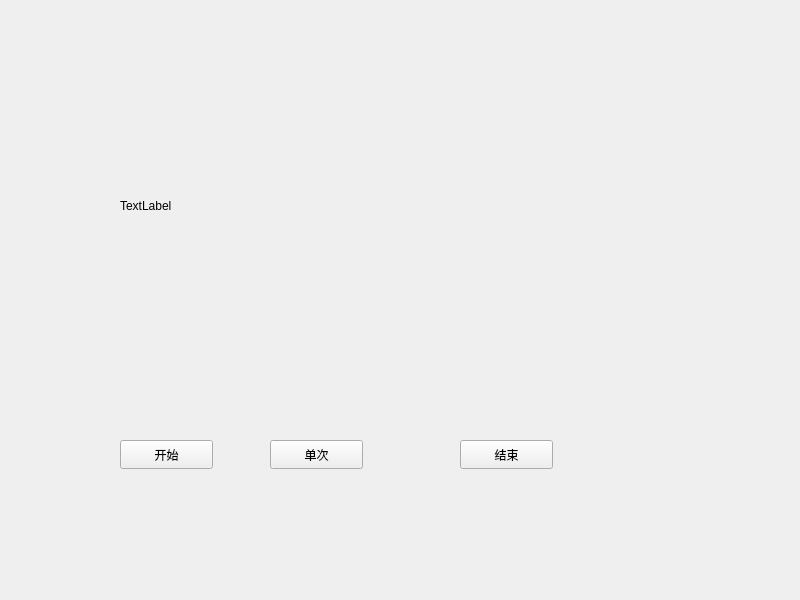
<?xml version="1.0" encoding="UTF-8"?>
<ui version="4.0">
 <class>Widget</class>
 <widget class="QWidget" name="Widget">
  <property name="geometry">
   <rect>
    <x>0</x>
    <y>0</y>
    <width>800</width>
    <height>600</height>
   </rect>
  </property>
  <property name="windowTitle">
   <string>Widget</string>
  </property>
  <widget class="QPushButton" name="pushButtonStart">
   <property name="geometry">
    <rect>
     <x>120</x>
     <y>440</y>
     <width>93</width>
     <height>29</height>
    </rect>
   </property>
   <property name="text">
    <string>开始</string>
   </property>
  </widget>
  <widget class="QPushButton" name="pushButtonStop">
   <property name="geometry">
    <rect>
     <x>460</x>
     <y>440</y>
     <width>93</width>
     <height>29</height>
    </rect>
   </property>
   <property name="text">
    <string>结束</string>
   </property>
  </widget>
  <widget class="QLabel" name="label">
   <property name="geometry">
    <rect>
     <x>120</x>
     <y>90</y>
     <width>511</width>
     <height>231</height>
    </rect>
   </property>
   <property name="text">
    <string>TextLabel</string>
   </property>
  </widget>
  <widget class="QPushButton" name="pushButtonSingle">
   <property name="geometry">
    <rect>
     <x>270</x>
     <y>440</y>
     <width>93</width>
     <height>29</height>
    </rect>
   </property>
   <property name="text">
    <string>单次</string>
   </property>
  </widget>
 </widget>
 <resources/>
 <connections/>
</ui>
